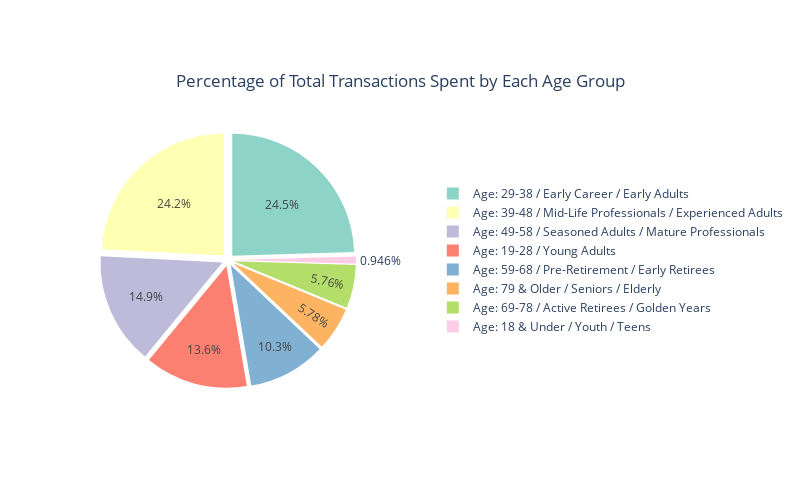

The cell this chart's notebook holds for it:
### Code cell
import plotly.express as px

# Step 1: Group the data by 'age_description' and sum the 'amt' for each group
age_group_spending = df2.groupby('age_description')['amt'].sum().reset_index()

# Step 2: Rename columns for clarity
age_group_spending.columns = ['age_group', 'total_spent']

# Step 3: Create a pie chart using plotly.express
fig = px.pie(
    age_group_spending, 
    names='age_group', 
    values='total_spent', 
    title='Percentage of Total Transactions Spent by Each Age Group',
    color_discrete_sequence=px.colors.qualitative.Set3,
    height=500, width=800
)

# Add a pull parameter to "explode" the slices
fig.update_traces(pull=[0.05] * len(age_group_spending))  # Pull each slice out by 5%

# Update layout for centered title and pie chart
fig.update_layout(
    title={
        'text': 'Percentage of Total Transactions Spent by Each Age Group',
        'y': 0.85,  # position the title closer to the top
        'x': 0.5,   # center the title horizontally
        'xanchor': 'center',
        'yanchor': 'top'
    },
    legend={
        'yanchor': 'middle',  # vertical centering
        'y': 0.5,             # legend is vertically centered
        'xanchor': 'left',     # move the legend to the right side
        'x': 1.3              # move the legend further right to avoid overlapping the pie chart
    },
    margin=dict(l=100)  # adds 100px left margin to move the pie chart to the left
)

# Display the pie chart
fig.show()

### Figure 1 — Plotly figure (JSON) as saved in the notebook; plotly's stock layout.template omitted (floating-point values rounded to 4 significant figures)
{"data": [{"domain": {"x": [0, 1], "y": [0, 1]}, "hovertemplate": "age_group=%{label}<br>total_spent=%{value}<extra></extra>", "labels": ["Age: 18 & Under / Youth / Teens", "Age: 19-28 / Young Adults", "Age: 29-38 / Early Career / Early Adults", "Age: 39-48 / Mid-Life Professionals / Experienced Adults", "Age: 49-58 / Seasoned Adults / Mature Professionals", "Age: 59-68 / Pre-Retirement / Early Retirees", "Age: 69-78 / Active Retirees / Golden Years", "Age: 79 & Older / Seniors / Elderly"], "legendgroup": "", "name": "", "pull": [0.05, 0.05, 0.05, 0.05, 0.05, 0.05, 0.05, 0.05], "showlegend": true, "type": "pie", "values": [862900.0, 12430000.0, 22380000.0, 22050000.0, 13570000.0, 9404000.0, 5257000.0, 5275000.0]}], "layout": {"height": 500, "legend": {"tracegroupgap": 0, "x": 1.3, "xanchor": "left", "y": 0.5, "yanchor": "middle"}, "margin": {"l": 100}, "piecolorway": ["rgb(141,211,199)", "rgb(255,255,179)", "rgb(190,186,218)", "rgb(251,128,114)", "rgb(128,177,211)", "rgb(253,180,98)", "rgb(179,222,105)", "rgb(252,205,229)", "rgb(217,217,217)", "rgb(188,128,189)", "rgb(204,235,197)", "rgb(255,237,111)"], "title": {"text": "Percentage of Total Transactions Spent by Each Age Group", "x": 0.5, "xanchor": "center", "y": 0.85, "yanchor": "top"}, "width": 800}}
